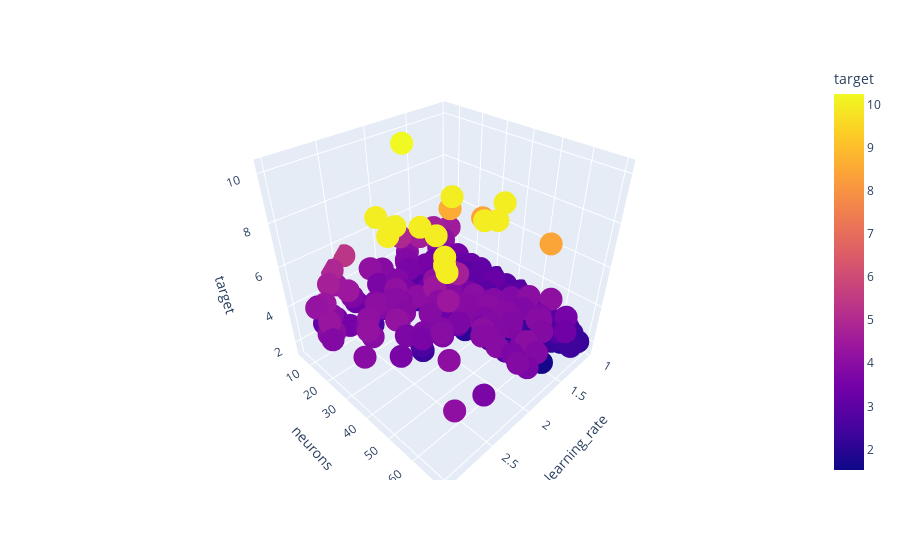

Write notebook code for a chart like this one.
### Code cell
px.scatter_3d(df1, x = "learning_rate", y = "neurons", z = "target", color = "target")

### Figure 1 — Plotly figure (JSON) as saved in the notebook; plotly's stock layout.template omitted (floating-point values rounded to 4 significant figures; data arrays with more than 128 entries replaced by an {"elided": "..."} marker saying what was removed)
{"data": [{"hovertemplate": "learning_rate=%{x}<br>neurons=%{y}<br>target=%{marker.color}<extra></extra>", "legendgroup": "", "marker": {"color": {"elided": "243 float values"}, "coloraxis": "coloraxis", "symbol": "circle"}, "mode": "markers", "name": "", "scene": "scene", "showlegend": false, "type": "scatter3d", "x": {"elided": "243 float values"}, "y": {"elided": "243 int values"}, "z": {"elided": "243 float values"}}], "layout": {"coloraxis": {"colorbar": {"title": {"text": "target"}}, "colorscale": [[0, "#0d0887"], [0.1111, "#46039f"], [0.2222, "#7201a8"], [0.3333, "#9c179e"], [0.4444, "#bd3786"], [0.5556, "#d8576b"], [0.6667, "#ed7953"], [0.7778, "#fb9f3a"], [0.8889, "#fdca26"], [1, "#f0f921"]]}, "legend": {"tracegroupgap": 0}, "margin": {"t": 60}, "scene": {"domain": {"x": [0, 1], "y": [0, 1]}, "xaxis": {"title": {"text": "learning_rate"}}, "yaxis": {"title": {"text": "neurons"}}, "zaxis": {"title": {"text": "target"}}}}}
